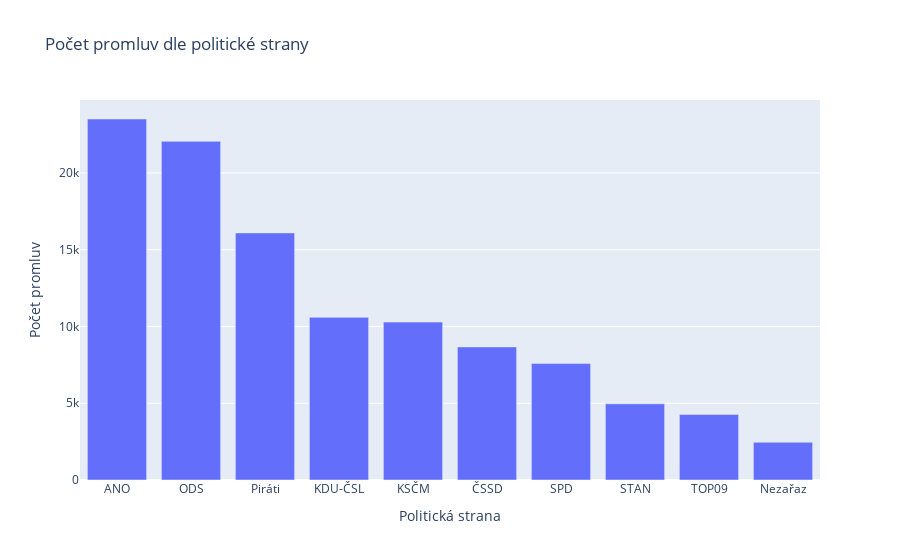

Here is the notebook cell this chart was saved with:
### Code cell
# Počet promluv dle politické strany
data = promluvy.groupby('zkratka').size().sort_values(ascending=False)
x = data.index
y = data.values
fig = go.Figure(go.Bar(x=x, y=y))
fig.update_layout(dict(
    title="Počet promluv dle politické strany",
    xaxis=dict(title="Politická strana"),
    yaxis=dict(title="Počet promluv")
))
fig.show()

### Figure 1 — Plotly figure (JSON) as saved in the notebook; plotly's stock layout.template omitted (floating-point values rounded to 4 significant figures)
{"data": [{"type": "bar", "x": ["ANO", "ODS", "Piráti", "KDU-ČSL", "KSČM", "ČSSD", "SPD", "STAN", "TOP09", "Nezařaz"], "y": [23516, 22061, 16096, 10595, 10285, 8668, 7585, 4964, 4270, 2459]}], "layout": {"autosize": true, "title": {"text": "Počet promluv dle politické strany"}, "xaxis": {"autorange": true, "range": [-0.5, 9.5], "title": {"text": "Politická strana"}, "type": "category"}, "yaxis": {"autorange": true, "range": [0, 24750.0], "title": {"text": "Počet promluv"}, "type": "linear"}}}
